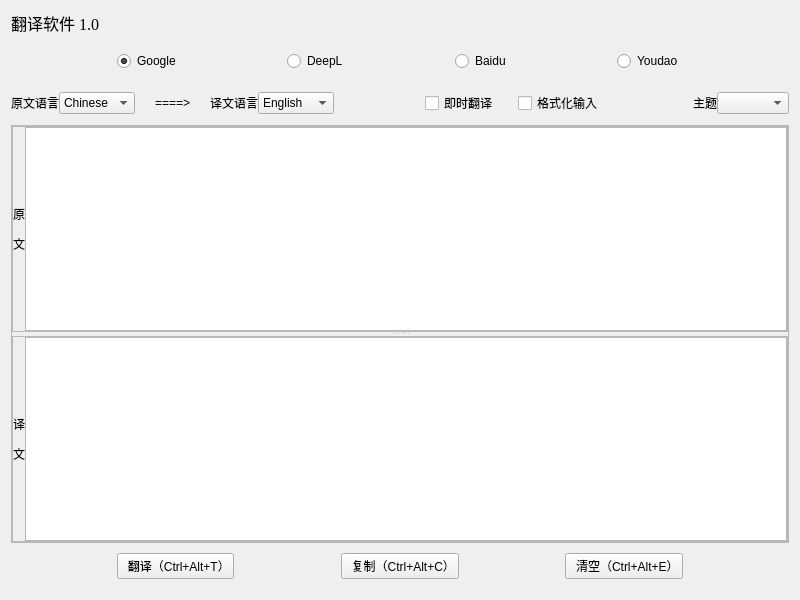
<?xml version="1.0" encoding="UTF-8"?>
<ui version="4.0">
 <class>Form</class>
 <widget class="QWidget" name="Form">
  <property name="geometry">
   <rect>
    <x>0</x>
    <y>0</y>
    <width>800</width>
    <height>600</height>
   </rect>
  </property>
  <property name="windowTitle">
   <string>翻译软件1.0</string>
  </property>
  <layout class="QVBoxLayout" name="verticalLayout">
   <item>
    <widget class="QLabel" name="window_title">
     <property name="enabled">
      <bool>true</bool>
     </property>
     <property name="maximumSize">
      <size>
       <width>300</width>
       <height>16777215</height>
      </size>
     </property>
     <property name="font">
      <font>
       <family>Times New Roman</family>
       <pointsize>12</pointsize>
      </font>
     </property>
     <property name="text">
      <string>翻译软件 1.0</string>
     </property>
    </widget>
   </item>
   <item>
    <widget class="QWidget" name="content_widget" native="true">
     <layout class="QGridLayout" name="gridLayout_2">
      <property name="leftMargin">
       <number>0</number>
      </property>
      <property name="topMargin">
       <number>0</number>
      </property>
      <property name="rightMargin">
       <number>0</number>
      </property>
      <property name="bottomMargin">
       <number>0</number>
      </property>
      <property name="spacing">
       <number>0</number>
      </property>
      <item row="4" column="0" colspan="2">
       <widget class="QWidget" name="button_widget" native="true">
        <layout class="QHBoxLayout" name="horizontalLayout_4">
         <property name="spacing">
          <number>0</number>
         </property>
         <property name="leftMargin">
          <number>0</number>
         </property>
         <property name="topMargin">
          <number>10</number>
         </property>
         <property name="rightMargin">
          <number>0</number>
         </property>
         <property name="bottomMargin">
          <number>10</number>
         </property>
         <item>
          <spacer name="horizontalSpacer_3_1">
           <property name="orientation">
            <enum>Qt::Horizontal</enum>
           </property>
           <property name="sizeHint" stdset="0">
            <size>
             <width>40</width>
             <height>20</height>
            </size>
           </property>
          </spacer>
         </item>
         <item>
          <widget class="QPushButton" name="translate_pushButton">
           <property name="minimumSize">
            <size>
             <width>100</width>
             <height>0</height>
            </size>
           </property>
           <property name="text">
            <string>  翻译（Ctrl+Alt+T）</string>
           </property>
           <property name="shortcut">
            <string>Ctrl+Alt+T</string>
           </property>
          </widget>
         </item>
         <item>
          <spacer name="horizontalSpacer_3_2">
           <property name="orientation">
            <enum>Qt::Horizontal</enum>
           </property>
           <property name="sizeHint" stdset="0">
            <size>
             <width>40</width>
             <height>20</height>
            </size>
           </property>
          </spacer>
         </item>
         <item>
          <widget class="QPushButton" name="copy_pushButton">
           <property name="minimumSize">
            <size>
             <width>100</width>
             <height>0</height>
            </size>
           </property>
           <property name="text">
            <string>  复制（Ctrl+Alt+C）</string>
           </property>
           <property name="shortcut">
            <string>Ctrl+Alt+C</string>
           </property>
          </widget>
         </item>
         <item>
          <spacer name="horizontalSpacer_3_3">
           <property name="orientation">
            <enum>Qt::Horizontal</enum>
           </property>
           <property name="sizeHint" stdset="0">
            <size>
             <width>40</width>
             <height>20</height>
            </size>
           </property>
          </spacer>
         </item>
         <item>
          <widget class="QPushButton" name="clear_pushButton">
           <property name="minimumSize">
            <size>
             <width>100</width>
             <height>0</height>
            </size>
           </property>
           <property name="text">
            <string>  清空（Ctrl+Alt+E）</string>
           </property>
           <property name="shortcut">
            <string>Ctrl+Alt+E</string>
           </property>
          </widget>
         </item>
         <item>
          <spacer name="horizontalSpacer_3_4">
           <property name="orientation">
            <enum>Qt::Horizontal</enum>
           </property>
           <property name="sizeHint" stdset="0">
            <size>
             <width>40</width>
             <height>20</height>
            </size>
           </property>
          </spacer>
         </item>
        </layout>
       </widget>
      </item>
      <item row="2" column="0" colspan="2">
       <widget class="QWidget" name="language_widget" native="true">
        <layout class="QHBoxLayout" name="horizontalLayout_3">
         <property name="spacing">
          <number>0</number>
         </property>
         <property name="leftMargin">
          <number>0</number>
         </property>
         <property name="topMargin">
          <number>10</number>
         </property>
         <property name="rightMargin">
          <number>0</number>
         </property>
         <property name="bottomMargin">
          <number>10</number>
         </property>
         <item>
          <widget class="QLabel" name="input_language_label">
           <property name="text">
            <string>原文语言</string>
           </property>
          </widget>
         </item>
         <item>
          <widget class="QComboBox" name="input_comboBox">
           <item>
            <property name="text">
             <string>Chinese</string>
            </property>
           </item>
           <item>
            <property name="text">
             <string>English</string>
            </property>
           </item>
          </widget>
         </item>
         <item>
          <spacer name="horizontalSpacer_2_1">
           <property name="orientation">
            <enum>Qt::Horizontal</enum>
           </property>
           <property name="sizeType">
            <enum>QSizePolicy::Fixed</enum>
           </property>
           <property name="sizeHint" stdset="0">
            <size>
             <width>20</width>
             <height>20</height>
            </size>
           </property>
          </spacer>
         </item>
         <item>
          <widget class="QLabel" name="translate_language_label">
           <property name="text">
            <string>====&gt;</string>
           </property>
          </widget>
         </item>
         <item>
          <spacer name="horizontalSpacer_2_2">
           <property name="orientation">
            <enum>Qt::Horizontal</enum>
           </property>
           <property name="sizeType">
            <enum>QSizePolicy::Fixed</enum>
           </property>
           <property name="sizeHint" stdset="0">
            <size>
             <width>20</width>
             <height>20</height>
            </size>
           </property>
          </spacer>
         </item>
         <item>
          <widget class="QLabel" name="output_language_label">
           <property name="text">
            <string>译文语言</string>
           </property>
          </widget>
         </item>
         <item>
          <widget class="QComboBox" name="output_comboBox">
           <item>
            <property name="text">
             <string>English</string>
            </property>
           </item>
           <item>
            <property name="text">
             <string>Chinese</string>
            </property>
           </item>
          </widget>
         </item>
         <item>
          <spacer name="horizontalSpacer_2_3">
           <property name="orientation">
            <enum>Qt::Horizontal</enum>
           </property>
           <property name="sizeHint" stdset="0">
            <size>
             <width>40</width>
             <height>20</height>
            </size>
           </property>
          </spacer>
         </item>
         <item>
          <widget class="QCheckBox" name="instant_translate_checkBox">
           <property name="text">
            <string>即时翻译</string>
           </property>
          </widget>
         </item>
         <item>
          <spacer name="horizontalSpacer_2_4">
           <property name="orientation">
            <enum>Qt::Horizontal</enum>
           </property>
           <property name="sizeType">
            <enum>QSizePolicy::Fixed</enum>
           </property>
           <property name="sizeHint" stdset="0">
            <size>
             <width>20</width>
             <height>20</height>
            </size>
           </property>
          </spacer>
         </item>
         <item>
          <widget class="QCheckBox" name="format_checkBox">
           <property name="text">
            <string>格式化输入</string>
           </property>
          </widget>
         </item>
         <item>
          <spacer name="horizontalSpacer_2_5">
           <property name="orientation">
            <enum>Qt::Horizontal</enum>
           </property>
           <property name="sizeHint" stdset="0">
            <size>
             <width>40</width>
             <height>20</height>
            </size>
           </property>
          </spacer>
         </item>
         <item>
          <widget class="QLabel" name="theme_label">
           <property name="text">
            <string>主题</string>
           </property>
          </widget>
         </item>
         <item>
          <widget class="QComboBox" name="theme_comboBox">
           <property name="sizePolicy">
            <sizepolicy hsizetype="Fixed" vsizetype="Fixed">
             <horstretch>0</horstretch>
             <verstretch>0</verstretch>
            </sizepolicy>
           </property>
          </widget>
         </item>
        </layout>
       </widget>
      </item>
      <item row="3" column="0" colspan="2">
       <widget class="QFrame" name="text_frame">
        <property name="frameShape">
         <enum>QFrame::StyledPanel</enum>
        </property>
        <property name="frameShadow">
         <enum>QFrame::Raised</enum>
        </property>
        <layout class="QVBoxLayout" name="verticalLayout_2">
         <property name="spacing">
          <number>0</number>
         </property>
         <property name="leftMargin">
          <number>0</number>
         </property>
         <property name="topMargin">
          <number>0</number>
         </property>
         <property name="rightMargin">
          <number>0</number>
         </property>
         <property name="bottomMargin">
          <number>0</number>
         </property>
         <item>
          <widget class="QSplitter" name="splitter">
           <property name="orientation">
            <enum>Qt::Vertical</enum>
           </property>
           <widget class="QFrame" name="input_frame">
            <property name="frameShape">
             <enum>QFrame::StyledPanel</enum>
            </property>
            <property name="frameShadow">
             <enum>QFrame::Raised</enum>
            </property>
            <layout class="QHBoxLayout" name="horizontalLayout_2">
             <property name="spacing">
              <number>0</number>
             </property>
             <property name="leftMargin">
              <number>0</number>
             </property>
             <property name="topMargin">
              <number>0</number>
             </property>
             <property name="rightMargin">
              <number>0</number>
             </property>
             <property name="bottomMargin">
              <number>0</number>
             </property>
             <item>
              <widget class="QLabel" name="input_label">
               <property name="text">
                <string>&lt;html&gt;&lt;head/&gt;&lt;body&gt;&lt;p&gt;原&lt;/p&gt;&lt;p&gt;文&lt;/p&gt;&lt;/body&gt;&lt;/html&gt;</string>
               </property>
              </widget>
             </item>
             <item>
              <widget class="QPlainTextEdit" name="input_plainTextEdit">
               <property name="font">
                <font>
                 <family>Times New Roman</family>
                 <pointsize>12</pointsize>
                </font>
               </property>
              </widget>
             </item>
            </layout>
           </widget>
           <widget class="QFrame" name="output_frame">
            <property name="frameShape">
             <enum>QFrame::StyledPanel</enum>
            </property>
            <property name="frameShadow">
             <enum>QFrame::Raised</enum>
            </property>
            <layout class="QHBoxLayout" name="horizontalLayout_6">
             <property name="spacing">
              <number>0</number>
             </property>
             <property name="leftMargin">
              <number>0</number>
             </property>
             <property name="topMargin">
              <number>0</number>
             </property>
             <property name="rightMargin">
              <number>0</number>
             </property>
             <property name="bottomMargin">
              <number>0</number>
             </property>
             <item>
              <widget class="QLabel" name="output_label">
               <property name="text">
                <string>&lt;html&gt;&lt;head/&gt;&lt;body&gt;&lt;p&gt;译&lt;/p&gt;&lt;p&gt;文&lt;/p&gt;&lt;/body&gt;&lt;/html&gt;</string>
               </property>
              </widget>
             </item>
             <item>
              <widget class="QPlainTextEdit" name="output_plainTextEdit">
               <property name="font">
                <font>
                 <family>Times New Roman</family>
                 <pointsize>12</pointsize>
                </font>
               </property>
               <property name="readOnly">
                <bool>true</bool>
               </property>
              </widget>
             </item>
            </layout>
           </widget>
          </widget>
         </item>
        </layout>
       </widget>
      </item>
      <item row="1" column="0" colspan="2">
       <widget class="QWidget" name="engine_widget" native="true">
        <layout class="QHBoxLayout" name="horizontalLayout">
         <property name="spacing">
          <number>0</number>
         </property>
         <property name="leftMargin">
          <number>0</number>
         </property>
         <property name="topMargin">
          <number>10</number>
         </property>
         <property name="rightMargin">
          <number>0</number>
         </property>
         <property name="bottomMargin">
          <number>10</number>
         </property>
         <item>
          <spacer name="horizontalSpacer_1_1">
           <property name="orientation">
            <enum>Qt::Horizontal</enum>
           </property>
           <property name="sizeHint" stdset="0">
            <size>
             <width>40</width>
             <height>20</height>
            </size>
           </property>
          </spacer>
         </item>
         <item>
          <widget class="QRadioButton" name="google_radioButton">
           <property name="contextMenuPolicy">
            <enum>Qt::DefaultContextMenu</enum>
           </property>
           <property name="text">
            <string>Google</string>
           </property>
           <property name="checked">
            <bool>true</bool>
           </property>
          </widget>
         </item>
         <item>
          <spacer name="horizontalSpacer_1_2">
           <property name="orientation">
            <enum>Qt::Horizontal</enum>
           </property>
           <property name="sizeHint" stdset="0">
            <size>
             <width>40</width>
             <height>20</height>
            </size>
           </property>
          </spacer>
         </item>
         <item>
          <widget class="QRadioButton" name="deepl_radioButton">
           <property name="text">
            <string>DeepL</string>
           </property>
          </widget>
         </item>
         <item>
          <spacer name="horizontalSpacer_1_3">
           <property name="orientation">
            <enum>Qt::Horizontal</enum>
           </property>
           <property name="sizeHint" stdset="0">
            <size>
             <width>40</width>
             <height>20</height>
            </size>
           </property>
          </spacer>
         </item>
         <item>
          <widget class="QRadioButton" name="baidu_radioButton">
           <property name="text">
            <string>Baidu</string>
           </property>
          </widget>
         </item>
         <item>
          <spacer name="horizontalSpacer_1_4">
           <property name="orientation">
            <enum>Qt::Horizontal</enum>
           </property>
           <property name="sizeHint" stdset="0">
            <size>
             <width>40</width>
             <height>20</height>
            </size>
           </property>
          </spacer>
         </item>
         <item>
          <widget class="QRadioButton" name="youdao_radioButton">
           <property name="text">
            <string>Youdao</string>
           </property>
          </widget>
         </item>
         <item>
          <spacer name="horizontalSpacer_1_5">
           <property name="orientation">
            <enum>Qt::Horizontal</enum>
           </property>
           <property name="sizeHint" stdset="0">
            <size>
             <width>40</width>
             <height>20</height>
            </size>
           </property>
          </spacer>
         </item>
        </layout>
       </widget>
      </item>
     </layout>
    </widget>
   </item>
  </layout>
 </widget>
 <resources/>
 <connections/>
</ui>
